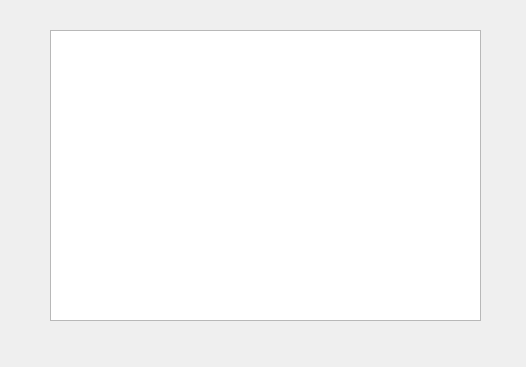
<?xml version="1.0" encoding="UTF-8"?>
<ui version="4.0">
 <class>Search</class>
 <widget class="QDialog" name="Search">
  <property name="geometry">
   <rect>
    <x>0</x>
    <y>0</y>
    <width>526</width>
    <height>367</height>
   </rect>
  </property>
  <property name="windowTitle">
   <string>Search</string>
  </property>
  <widget class="QTableView" name="tableView">
   <property name="geometry">
    <rect>
     <x>50</x>
     <y>30</y>
     <width>431</width>
     <height>291</height>
    </rect>
   </property>
   <attribute name="horizontalHeaderDefaultSectionSize">
    <number>150</number>
   </attribute>
   <attribute name="verticalHeaderDefaultSectionSize">
    <number>40</number>
   </attribute>
  </widget>
 </widget>
 <resources/>
 <connections/>
</ui>
